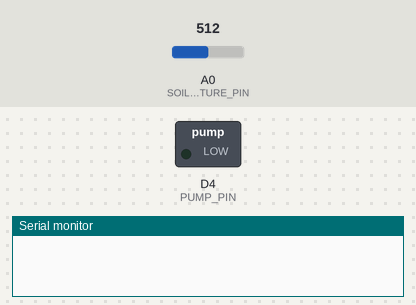
This sketch was run on a simulated ESP8266 (NodeMCU). On the bench: switched loads named in the sketch (green lamp = pin HIGH), the last lines printed to the serial monitor. The inputs (shaded band) are chosen by the test bench; at power-on: A0 (SOIL_MOISTURE_PIN) = 512. WiFi joins after 1.5 s; servers stay silent unless stated.

Above: at 3.0 s.
3.1 s: A0 (SOIL_MOISTURE_PIN) set to 824
6.3 s: A0 (SOIL_MOISTURE_PIN) set to 854
At 8.8 s:
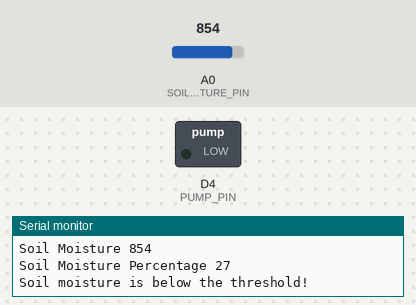
12.3 s: A0 (SOIL_MOISTURE_PIN) set to 716
At 14.8 s:
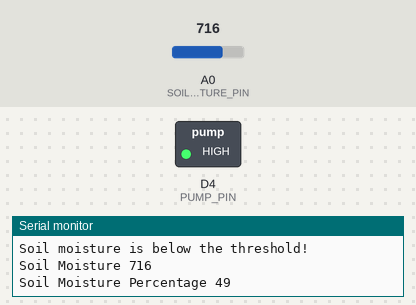
15.3 s: A0 (SOIL_MOISTURE_PIN) set to 900
At 18.0 s:
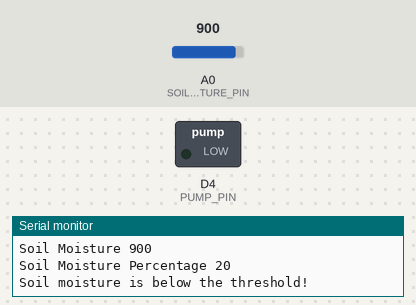
Timing chart, 0 to 19.3 s (numbered marks = the images above; inputs shaded):
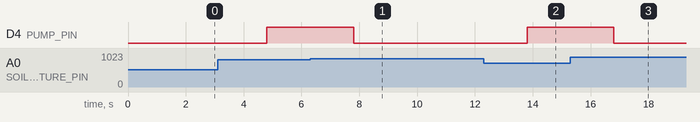

Measured:
- after the input at 6.3 s, D4 (PUMP_PIN): HIGH → LOW after 1.5 s
- after the input at 12.3 s, D4 (PUMP_PIN): LOW → HIGH after 1.5 s
- after the input at 15.3 s, D4 (PUMP_PIN): HIGH → LOW after 1.5 s

The sketch:

source.ino
```cpp
#define BLYNK_TEMPLATE_ID "TMPL3sTpibzQr"
#define BLYNK_TEMPLATE_NAME "AUTOMATIC WATERING SYSTEM WITH IOT"
#define BLYNK_AUTH_TOKEN "hrX6xb7QLiHvLqVm2CK9EGvS-mHZLhic"

#define BLYNK_PRINT Serial
#include <ESP8266WiFi.h>
#include <BlynkSimpleEsp8266.h>

#define SOIL_MOISTURE_PIN A0   // Analog pin for soil moisture sensor
int THRESHOLD_MOISTURE = 30; // Adjust this value based on your soil moisture sensor readings
#define PUMP_PIN D4  // Digital pin for controlling the pump
#define PUMP_SWITCH V6  // Virtual pin for controlling the pump manually

char auth[] = BLYNK_AUTH_TOKEN;  // Replace with your Blynk auth token
char ssid[] = "Deepayan";   // Replace with your WiFi credentials
char pass[] = "ebzd8001";

BlynkTimer timer;

bool isPumpOn = false;  // Variable to track pump status

void sendSensorData()
{
  int soilMoisture = analogRead(SOIL_MOISTURE_PIN);
  Serial.print("Soil Moisture ");
  Serial.println(soilMoisture);
  // Map the analog sensor values to a percentage (0-100)
  int soilMoisturePercentage = map(soilMoisture, 400, 1023, 100, 0);
  Serial.print("Soil Moisture Percentage ");
  Serial.println(soilMoisturePercentage);
  // Send soil moisture data to Blynk
  Blynk.virtualWrite(V5, soilMoisturePercentage);

  // Check if the pump should be on based on manual switch or soil moisture level
  if (isPumpOn || soilMoisturePercentage < THRESHOLD_MOISTURE)
  {
    // Turn on the pump
    digitalWrite(PUMP_PIN, LOW);
    // Check if the pump is turned on automatically (not manually)
    if (!isPumpOn) {
      // Send alert notification to Blynk app if the pump is turned on automatically
      Blynk.logEvent("moisture_alert","Soil moisture is below the threshold!");
      Serial.println("Soil moisture is below the threshold!");
    }
  }
  else
  {
    // Turn off the pump only if it was not turned on manually
    if (!isPumpOn) {
      digitalWrite(PUMP_PIN, HIGH);
    }
  }
}

BLYNK_WRITE(PUMP_SWITCH)
{
  isPumpOn = param.asInt();
  if (isPumpOn) {
    digitalWrite(PUMP_PIN, HIGH);
    // Send alert notification to Blynk app if the pump is turned on automatically

    Serial.println("Pump manually turned ON");
  } else {
    digitalWrite(PUMP_PIN, LOW);
    Serial.println("Pump manually turned OFF");
  }
}

void setup()
{
  Serial.begin(9600);
  Blynk.begin(auth, ssid, pass);
  pinMode(PUMP_PIN, OUTPUT); // Set pump pin as an output

  timer.setInterval(3000L, sendSensorData); // Set the interval for checking soil moisture (every 3 seconds)

  // Setup switch widget
  Blynk.virtualWrite(PUMP_SWITCH, isPumpOn);
  Blynk.syncVirtual(PUMP_SWITCH);
}

void loop()
{
  Blynk.run();
  timer.run();
}
```
